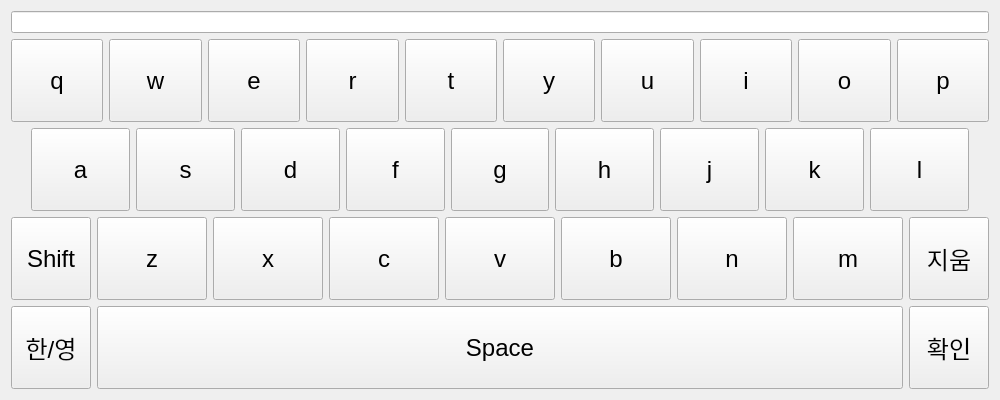
<?xml version="1.0" encoding="UTF-8"?>
<ui version="4.0">
 <class>Keyboard</class>
 <widget class="QWidget" name="Keyboard">
  <property name="geometry">
   <rect>
    <x>0</x>
    <y>0</y>
    <width>1000</width>
    <height>400</height>
   </rect>
  </property>
  <property name="windowTitle">
   <string>Keyboard</string>
  </property>
  <layout class="QVBoxLayout" name="verticalLayout">
   <item>
    <widget class="QLineEdit" name="lineEdit"/>
   </item>
   <item>
    <layout class="QHBoxLayout" name="row1">
     <item>
      <widget class="QPushButton" name="Buttonq">
       <property name="sizePolicy">
        <sizepolicy hsizetype="Expanding" vsizetype="Expanding">
         <horstretch>0</horstretch>
         <verstretch>0</verstretch>
        </sizepolicy>
       </property>
       <property name="text">
        <string>q</string>
       </property>
       <property name="font">
        <font>
         <pointsize>18</pointsize>
        </font>
       </property>
      </widget>
     </item>
     <item>
      <widget class="QPushButton" name="Buttonw">
       <property name="sizePolicy">
        <sizepolicy hsizetype="Expanding" vsizetype="Expanding">
         <horstretch>0</horstretch>
         <verstretch>0</verstretch>
        </sizepolicy>
       </property>
       <property name="text">
        <string>w</string>
       </property>
       <property name="font">
        <font>
         <pointsize>18</pointsize>
        </font>
       </property>
      </widget>
     </item>
     <item>
      <widget class="QPushButton" name="Buttone">
       <property name="sizePolicy">
        <sizepolicy hsizetype="Expanding" vsizetype="Expanding">
         <horstretch>0</horstretch>
         <verstretch>0</verstretch>
        </sizepolicy>
       </property>
       <property name="text">
        <string>e</string>
       </property>
       <property name="font">
        <font>
         <pointsize>18</pointsize>
        </font>
       </property>
      </widget>
     </item>
     <item>
      <widget class="QPushButton" name="Buttonr">
       <property name="sizePolicy">
        <sizepolicy hsizetype="Expanding" vsizetype="Expanding">
         <horstretch>0</horstretch>
         <verstretch>0</verstretch>
        </sizepolicy>
       </property>
       <property name="text">
        <string>r</string>
       </property>
       <property name="font">
        <font>
         <pointsize>18</pointsize>
        </font>
       </property>
      </widget>
     </item>
     <item>
      <widget class="QPushButton" name="Buttont">
       <property name="sizePolicy">
        <sizepolicy hsizetype="Expanding" vsizetype="Expanding">
         <horstretch>0</horstretch>
         <verstretch>0</verstretch>
        </sizepolicy>
       </property>
       <property name="text">
        <string>t</string>
       </property>
       <property name="font">
        <font>
         <pointsize>18</pointsize>
        </font>
       </property>
      </widget>
     </item>
     <item>
      <widget class="QPushButton" name="Buttony">
       <property name="sizePolicy">
        <sizepolicy hsizetype="Expanding" vsizetype="Expanding">
         <horstretch>0</horstretch>
         <verstretch>0</verstretch>
        </sizepolicy>
       </property>
       <property name="text">
        <string>y</string>
       </property>
       <property name="font">
        <font>
         <pointsize>18</pointsize>
        </font>
       </property>
      </widget>
     </item>
     <item>
      <widget class="QPushButton" name="Buttonu">
       <property name="sizePolicy">
        <sizepolicy hsizetype="Expanding" vsizetype="Expanding">
         <horstretch>0</horstretch>
         <verstretch>0</verstretch>
        </sizepolicy>
       </property>
       <property name="text">
        <string>u</string>
       </property>
       <property name="font">
        <font>
         <pointsize>18</pointsize>
        </font>
       </property>
      </widget>
     </item>
     <item>
      <widget class="QPushButton" name="Buttoni">
       <property name="sizePolicy">
        <sizepolicy hsizetype="Expanding" vsizetype="Expanding">
         <horstretch>0</horstretch>
         <verstretch>0</verstretch>
        </sizepolicy>
       </property>
       <property name="text">
        <string>i</string>
       </property>
       <property name="font">
        <font>
         <pointsize>18</pointsize>
        </font>
       </property>
      </widget>
     </item>
     <item>
      <widget class="QPushButton" name="Buttono">
       <property name="sizePolicy">
        <sizepolicy hsizetype="Expanding" vsizetype="Expanding">
         <horstretch>0</horstretch>
         <verstretch>0</verstretch>
        </sizepolicy>
       </property>
       <property name="text">
        <string>o</string>
       </property>
       <property name="font">
        <font>
         <pointsize>18</pointsize>
        </font>
       </property>
      </widget>
     </item>
     <item>
      <widget class="QPushButton" name="Buttonp">
       <property name="sizePolicy">
        <sizepolicy hsizetype="Expanding" vsizetype="Expanding">
         <horstretch>0</horstretch>
         <verstretch>0</verstretch>
        </sizepolicy>
       </property>
       <property name="text">
        <string>p</string>
       </property>
       <property name="font">
        <font>
         <pointsize>18</pointsize>
        </font>
       </property>
      </widget>
     </item>
    </layout>
   </item>
   <item>
    <layout class="QHBoxLayout" name="row2">
     <item>
      <spacer name="horizontalSpacer">
       <property name="orientation">
        <enum>Qt::Orientation::Horizontal</enum>
       </property>
       <property name="sizeType">
        <enum>QSizePolicy::Policy::Minimum</enum>
       </property>
       <property name="sizeHint" stdset="0">
        <size>
         <width>20</width>
         <height>20</height>
        </size>
       </property>
      </spacer>
     </item>
     <item>
      <widget class="QPushButton" name="Buttona">
       <property name="sizePolicy">
        <sizepolicy hsizetype="Expanding" vsizetype="Expanding">
         <horstretch>0</horstretch>
         <verstretch>0</verstretch>
        </sizepolicy>
       </property>
       <property name="text">
        <string>a</string>
       </property>
       <property name="font">
        <font>
         <pointsize>18</pointsize>
        </font>
       </property>
      </widget>
     </item>
     <item>
      <widget class="QPushButton" name="Buttons">
       <property name="sizePolicy">
        <sizepolicy hsizetype="Expanding" vsizetype="Expanding">
         <horstretch>0</horstretch>
         <verstretch>0</verstretch>
        </sizepolicy>
       </property>
       <property name="text">
        <string>s</string>
       </property>
       <property name="font">
        <font>
         <pointsize>18</pointsize>
        </font>
       </property>
      </widget>
     </item>
     <item>
      <widget class="QPushButton" name="Buttond">
       <property name="sizePolicy">
        <sizepolicy hsizetype="Expanding" vsizetype="Expanding">
         <horstretch>0</horstretch>
         <verstretch>0</verstretch>
        </sizepolicy>
       </property>
       <property name="text">
        <string>d</string>
       </property>
       <property name="font">
        <font>
         <pointsize>18</pointsize>
        </font>
       </property>
      </widget>
     </item>
     <item>
      <widget class="QPushButton" name="Buttonf">
       <property name="sizePolicy">
        <sizepolicy hsizetype="Expanding" vsizetype="Expanding">
         <horstretch>0</horstretch>
         <verstretch>0</verstretch>
        </sizepolicy>
       </property>
       <property name="text">
        <string>f</string>
       </property>
       <property name="font">
        <font>
         <pointsize>18</pointsize>
        </font>
       </property>
      </widget>
     </item>
     <item>
      <widget class="QPushButton" name="Buttong">
       <property name="sizePolicy">
        <sizepolicy hsizetype="Expanding" vsizetype="Expanding">
         <horstretch>0</horstretch>
         <verstretch>0</verstretch>
        </sizepolicy>
       </property>
       <property name="text">
        <string>g</string>
       </property>
       <property name="font">
        <font>
         <pointsize>18</pointsize>
        </font>
       </property>
      </widget>
     </item>
     <item>
      <widget class="QPushButton" name="Buttonh">
       <property name="sizePolicy">
        <sizepolicy hsizetype="Expanding" vsizetype="Expanding">
         <horstretch>0</horstretch>
         <verstretch>0</verstretch>
        </sizepolicy>
       </property>
       <property name="text">
        <string>h</string>
       </property>
       <property name="font">
        <font>
         <pointsize>18</pointsize>
        </font>
       </property>
      </widget>
     </item>
     <item>
      <widget class="QPushButton" name="Buttonj">
       <property name="sizePolicy">
        <sizepolicy hsizetype="Expanding" vsizetype="Expanding">
         <horstretch>0</horstretch>
         <verstretch>0</verstretch>
        </sizepolicy>
       </property>
       <property name="text">
        <string>j</string>
       </property>
       <property name="font">
        <font>
         <pointsize>18</pointsize>
        </font>
       </property>
      </widget>
     </item>
     <item>
      <widget class="QPushButton" name="Buttonk">
       <property name="sizePolicy">
        <sizepolicy hsizetype="Expanding" vsizetype="Expanding">
         <horstretch>0</horstretch>
         <verstretch>0</verstretch>
        </sizepolicy>
       </property>
       <property name="text">
        <string>k</string>
       </property>
       <property name="font">
        <font>
         <pointsize>18</pointsize>
        </font>
       </property>
      </widget>
     </item>
     <item>
      <widget class="QPushButton" name="Buttonl">
       <property name="sizePolicy">
        <sizepolicy hsizetype="Expanding" vsizetype="Expanding">
         <horstretch>0</horstretch>
         <verstretch>0</verstretch>
        </sizepolicy>
       </property>
       <property name="text">
        <string>l</string>
       </property>
       <property name="font">
        <font>
         <pointsize>18</pointsize>
        </font>
       </property>
      </widget>
     </item>
     <item>
      <spacer name="horizontalSpacer_2">
       <property name="orientation">
        <enum>Qt::Orientation::Horizontal</enum>
       </property>
       <property name="sizeType">
        <enum>QSizePolicy::Policy::Minimum</enum>
       </property>
       <property name="sizeHint" stdset="0">
        <size>
         <width>20</width>
         <height>20</height>
        </size>
       </property>
      </spacer>
     </item>
    </layout>
   </item>
   <item>
    <layout class="QHBoxLayout" name="row3">
     <item>
      <widget class="QPushButton" name="shiftButton">
       <property name="sizePolicy">
        <sizepolicy hsizetype="Minimum" vsizetype="Expanding">
         <horstretch>0</horstretch>
         <verstretch>0</verstretch>
        </sizepolicy>
       </property>
       <property name="text">
        <string>Shift</string>
       </property>
       <property name="checkable">
        <bool>true</bool>
       </property>
       <property name="font">
        <font>
         <pointsize>18</pointsize>
        </font>
       </property>
      </widget>
     </item>
     <item>
      <widget class="QPushButton" name="Buttonz">
       <property name="sizePolicy">
        <sizepolicy hsizetype="Expanding" vsizetype="Expanding">
         <horstretch>0</horstretch>
         <verstretch>0</verstretch>
        </sizepolicy>
       </property>
       <property name="text">
        <string>z</string>
       </property>
       <property name="font">
        <font>
         <pointsize>18</pointsize>
        </font>
       </property>
      </widget>
     </item>
     <item>
      <widget class="QPushButton" name="Buttonx">
       <property name="sizePolicy">
        <sizepolicy hsizetype="Expanding" vsizetype="Expanding">
         <horstretch>0</horstretch>
         <verstretch>0</verstretch>
        </sizepolicy>
       </property>
       <property name="text">
        <string>x</string>
       </property>
       <property name="font">
        <font>
         <pointsize>18</pointsize>
        </font>
       </property>
      </widget>
     </item>
     <item>
      <widget class="QPushButton" name="Buttonc">
       <property name="sizePolicy">
        <sizepolicy hsizetype="Expanding" vsizetype="Expanding">
         <horstretch>0</horstretch>
         <verstretch>0</verstretch>
        </sizepolicy>
       </property>
       <property name="text">
        <string>c</string>
       </property>
       <property name="font">
        <font>
         <pointsize>18</pointsize>
        </font>
       </property>
      </widget>
     </item>
     <item>
      <widget class="QPushButton" name="Buttonv">
       <property name="sizePolicy">
        <sizepolicy hsizetype="Expanding" vsizetype="Expanding">
         <horstretch>0</horstretch>
         <verstretch>0</verstretch>
        </sizepolicy>
       </property>
       <property name="text">
        <string>v</string>
       </property>
       <property name="font">
        <font>
         <pointsize>18</pointsize>
        </font>
       </property>
      </widget>
     </item>
     <item>
      <widget class="QPushButton" name="Buttonb">
       <property name="sizePolicy">
        <sizepolicy hsizetype="Expanding" vsizetype="Expanding">
         <horstretch>0</horstretch>
         <verstretch>0</verstretch>
        </sizepolicy>
       </property>
       <property name="text">
        <string>b</string>
       </property>
       <property name="font">
        <font>
         <pointsize>18</pointsize>
        </font>
       </property>
      </widget>
     </item>
     <item>
      <widget class="QPushButton" name="Buttonn">
       <property name="sizePolicy">
        <sizepolicy hsizetype="Expanding" vsizetype="Expanding">
         <horstretch>0</horstretch>
         <verstretch>0</verstretch>
        </sizepolicy>
       </property>
       <property name="text">
        <string>n</string>
       </property>
       <property name="font">
        <font>
         <pointsize>18</pointsize>
        </font>
       </property>
      </widget>
     </item>
     <item>
      <widget class="QPushButton" name="Buttonm">
       <property name="sizePolicy">
        <sizepolicy hsizetype="Expanding" vsizetype="Expanding">
         <horstretch>0</horstretch>
         <verstretch>0</verstretch>
        </sizepolicy>
       </property>
       <property name="text">
        <string>m</string>
       </property>
       <property name="font">
        <font>
         <pointsize>18</pointsize>
        </font>
       </property>
      </widget>
     </item>
     <item>
      <widget class="QPushButton" name="backButton">
       <property name="sizePolicy">
        <sizepolicy hsizetype="Minimum" vsizetype="Expanding">
         <horstretch>0</horstretch>
         <verstretch>0</verstretch>
        </sizepolicy>
       </property>
       <property name="text">
        <string>지움</string>
       </property>
       <property name="font">
        <font>
         <pointsize>18</pointsize>
        </font>
       </property>
      </widget>
     </item>
    </layout>
   </item>
   <item>
    <layout class="QHBoxLayout" name="row4">
     <item>
      <widget class="QPushButton" name="langButton">
       <property name="sizePolicy">
        <sizepolicy hsizetype="Minimum" vsizetype="Expanding">
         <horstretch>0</horstretch>
         <verstretch>0</verstretch>
        </sizepolicy>
       </property>
       <property name="text">
        <string>한/영</string>
       </property>
       <property name="checkable">
        <bool>true</bool>
       </property>
       <property name="font">
        <font>
         <pointsize>18</pointsize>
        </font>
       </property>
      </widget>
     </item>
     <item>
      <widget class="QPushButton" name="spaceButton">
       <property name="sizePolicy">
        <sizepolicy hsizetype="Expanding" vsizetype="Expanding">
         <horstretch>0</horstretch>
         <verstretch>0</verstretch>
        </sizepolicy>
       </property>
       <property name="text">
        <string>Space</string>
       </property>
       <property name="font">
        <font>
         <pointsize>18</pointsize>
        </font>
       </property>
      </widget>
     </item>
     <item>
      <widget class="QPushButton" name="enterButton">
       <property name="sizePolicy">
        <sizepolicy hsizetype="Minimum" vsizetype="Expanding">
         <horstretch>0</horstretch>
         <verstretch>0</verstretch>
        </sizepolicy>
       </property>
       <property name="text">
        <string>확인</string>
       </property>
       <property name="font">
        <font>
         <pointsize>18</pointsize>
        </font>
       </property>
      </widget>
     </item>
    </layout>
   </item>
  </layout>
 </widget>
 <resources/>
 <connections/>
</ui>
